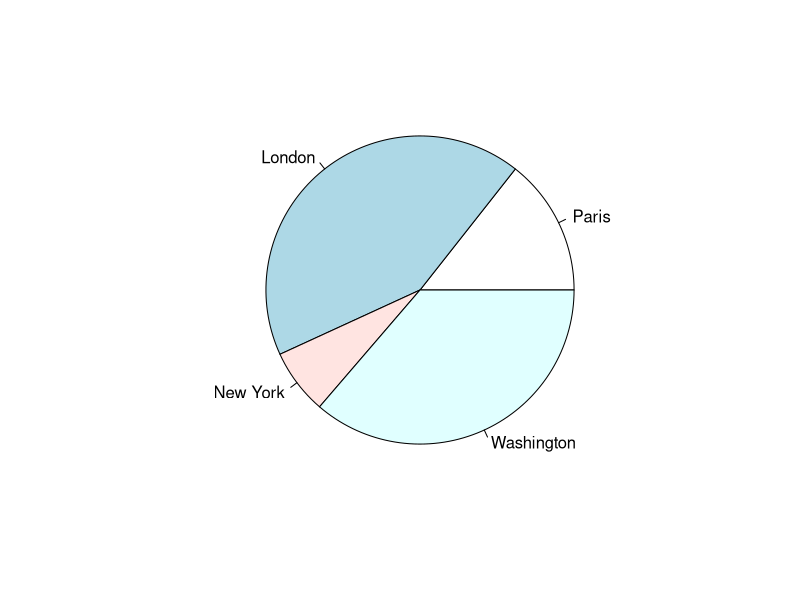

Write the R code that produced this figure.
#Create data for the graph.
x<-c(21,62,10,53)
labels<-c("Paris","London","New York","Washington")
#Give the chart file.
png(file="city.png")
#Plot the chart.
pie(x,labels)
#save the file.
dev.off()
